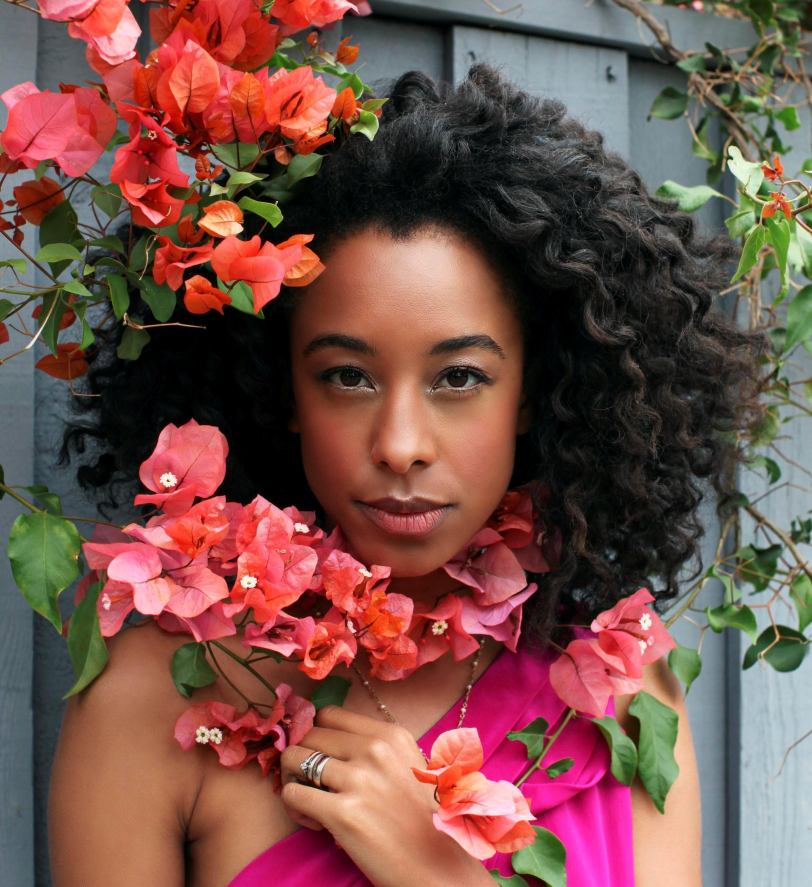
#> input picture 第19組_quiz2/Head.jpg, 2436 x 2661 px (shown at 1/3 size)
$ python quiz2.py
#> lines starting #> are read from the running program, lines starting #| are printed output that depends on the picture; long printed decimals are rounded
# -*- coding: utf-8 -*-
"""
Created on Mon Apr 23 10:07:14 2018

@author: Shi Weiqiang Econ4A Group_19
"""

import numpy
from PIL import Image

# Load img and set W, H
head = Image.open("Head.jpg")
#> head is the input picture: PIL image 2436x2661 RGB; mean R, G, B 119.5, 80.6, 73.8
W, H = head.size
#> W = 2436; H = 2661
print(W,H)
#| 2436 2661
# Img to numpy array
apic_origin = numpy.array(head)
# prepare the affine Img array

"""
Separate the Head Img to nice part
UpperLeft UpperMid UpperRight
Left      Head     Right
DownLeft  DownMid  DownRight

"""

"""
create a function to affine the img:
    if the img enlarge the centre obj and keep the same size
    1.Load the img form array
    2.set the radio of the new img affined:
        1.the 4 new point of img
"""

# set the img and UpperLeft DownRight point
# also the point for new img
def enlarge_centre_img(origin_img,origin_UL,origin_DR,affine_UL,affine_DR):
#> called with origin_UL = (650, 830), origin_DR = (1750, 1580), affine_UL = (200, 200), affine_DR = (2461, 2236)
    print("===start function [enlarge]====")
    W = origin_img.shape[1]
#> W = 2436
    H = origin_img.shape[0]
#> H = 2661
    print("the shape of img W:",W,"H:",H)
#| the shape of img W: 2436 H: 2661
    # prepare the img to save
    affine_img = numpy.zeros((origin_img.shape[0], origin_img.shape[1], origin_img.shape[2]), dtype=numpy.uint8)


    #  --------------------- Part I ---------------------
    """
    resize the ROW to and enlarge the center row
    """
    # First part of img
    # copy the Part 1 Img to apic_Part1
    apic_Part1_row = numpy.zeros((origin_UL[0], W, 3), dtype=numpy.uint8)
    for i in range(origin_UL[0]):
        for j in range(W):
            apic_Part1_row[i][j] = origin_img[i][j]
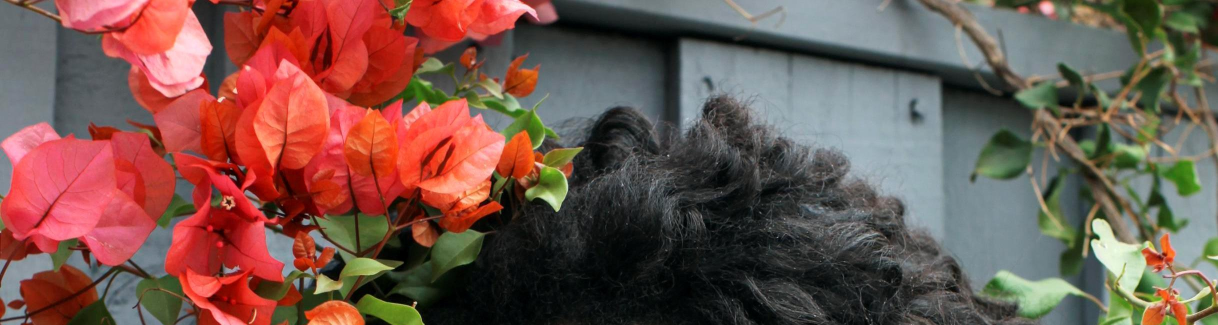
#> apic_Part1_row: shape (650, 2436, 3) (shown at 1/2 size); mean R, G, B 116.2, 84.8, 76.8
    '''
    Big Img   =>   Small Img
    (Col,Row) to the matrix
    Affine    Original
    (0,0)  => (0,0)
    (X1,Y1)  => (X1',Y1')
    (W,0) => (W,0)
    (X2,Y2)  => (X2',Y2')
    (W,affine_UL) => (W,origin_UL[0])
    (X3,Y3)  => (X3',Y3')
    Target      Input
    '''

    # Three Point of Original Pic
    a_1_row = numpy.array([
        [0, 0, 0, 0, 1, 0],
        [0, 0, 0, 0, 0, 1],
        [W, 0, 0, 0, 1, 0],
        [0, 0, W, 0, 0, 1],
        [W, origin_UL[0], 0, 0, 1, 0],
        [0, 0, W, origin_UL[0], 0, 1]
    ])
    # Three Point of affine Pic
    b_1_row = numpy.array([0, 0, W, 0, W, affine_UL[0]])
#> b_1_row = [0, 0, 2436, 0, 2436, 200]
    c_1_row = numpy.linalg.solve(a_1_row, b_1_row)
#> c_1_row = [1, 0, 0, 0.308, 0, 0]
    print(c_1_row)
#| [1.         0.         0.         0.3077 0.         0.        ]
    for i in range(origin_UL[0]):  # control row
        for j in range(W):  # control col
            # find the new (x,y) for pixels
            src = numpy.array([
                [j, i, 0, 0, 1, 0],
                [0, 0, j, i, 0, 1]
            ])
            # the Local of the pixel in the img
            ans = numpy.round(numpy.matmul(src, c_1_row), 0)
            if ans[1] >= origin_UL[0] or ans[0] >= W:
                continue  # over range
            if ans[1] < 0 or ans[0] < 0:
                continue  # over range
            # transfor the Img from Part1 to apic_affine
            affine_img[int(ans[1]), int(ans[0])] = apic_Part1_row[i, j]
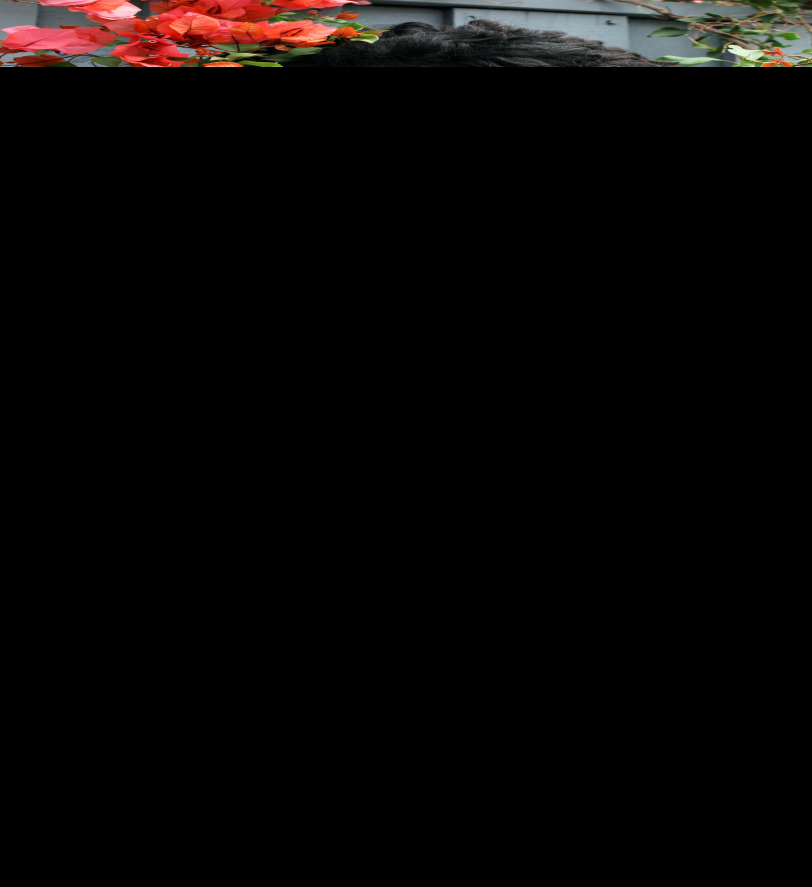
#> affine_img: shape (2661, 2436, 3) (shown at 1/3 size); mean R, G, B 8.8, 6.4, 5.8
    print("Finish resize row up")


    # Second part of Pic
    # copy the Part 2 Img to apic_Part2
    # origin_DR[0]-origin_UL[0] is the diff of H
    apic_Part2 = numpy.zeros((origin_DR[0]-origin_UL[0], W, 3), dtype=numpy.uint8)
    for i in range(origin_DR[0]-origin_UL[0]):
        for j in range(W):
            apic_Part2[i][j] = apic_origin[i + origin_UL[0]][j]
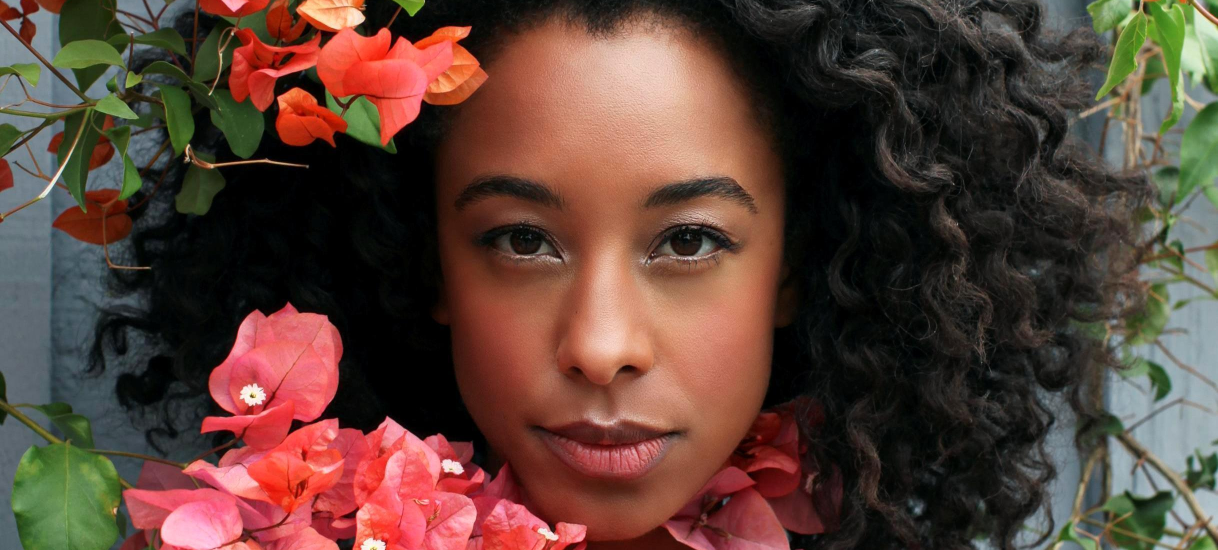
#> apic_Part2: shape (1100, 2436, 3) (shown at 1/2 size); mean R, G, B 91.5, 65.2, 55.6
    # prepare the affine img for Part2
    apic_affine_Part2 = numpy.zeros((affine_DR[0]-affine_UL[0], W, 3), dtype=numpy.uint8)
    '''
    Small Img =>  Big Img
    (Col,Row) to the matrix
    Affine                      Original
    (0, 0)      =>                (0,0)
    (X1,Y1)  => (X1',Y1')
    (0, int(affine_DR[0]-affine_UL[0]))  => (0, origin_DR[0]-origin_UL[0])
    (X2,Y2)  => (X2',Y2')
    (W, int(affine_DR[0]-affine_UL[0])) => (W, origin_DR[0]-origin_UL[0])
    (X3,Y3)  => (X3',Y3')
    Target      Input
    '''

    # because of Small Img to Big Img，a_2 Use Affine's point
    a_2_row = numpy.array([
        [0, 0, 0, 0, 1, 0],
        [0, 0, 0, 0, 0, 1],
        [0, int(affine_DR[0]-affine_UL[0]), 0, 0, 1, 0],
        [0, 0, 0, int(affine_DR[0]-affine_UL[0]), 0, 1],
        [W, int(affine_DR[0]-affine_UL[0]), 0, 0, 1, 0],
        [0, 0, W, int(affine_DR[0]-affine_UL[0]), 0, 1]
    ])

    # because of Small Img to Big Img，b_2 Use Original's point
    b_2_row = numpy.array([0, 0, 0, int(origin_DR[0]-origin_UL[0]), W, int(origin_DR[0]-origin_UL[0])])
    c_2_row = numpy.linalg.solve(a_2_row, b_2_row)
    print(c_2_row)
#| [ 1.00000000e+00  0.00000000e+00 -1.73643256e-17  4.86510394e-01
#|   0.00000000e+00  0.00000000e+00]

    for i in range(int(affine_DR[0]-affine_UL[0])):  # control row
        for j in range(W):  # control col
            # find the new (x,y) for pixels
            src = numpy.array([
                [j, i, 0, 0, 1, 0],
                [0, 0, j, i, 0, 1]
            ])
            ans = numpy.round(numpy.matmul(src, c_2_row), 0)
            # the Local of the pixel in the img
            if ans[1] >= int(origin_DR[0]-origin_UL[0]) or ans[0] >= W:
                continue  # over range
            if ans[1] < 0 or ans[0] < 0:
                continue  # over range
            # transfor the Img from Part2 to apic_affine_Part2
            apic_affine_Part2[i, j] = apic_Part2[int(ans[1]), int(ans[0])]
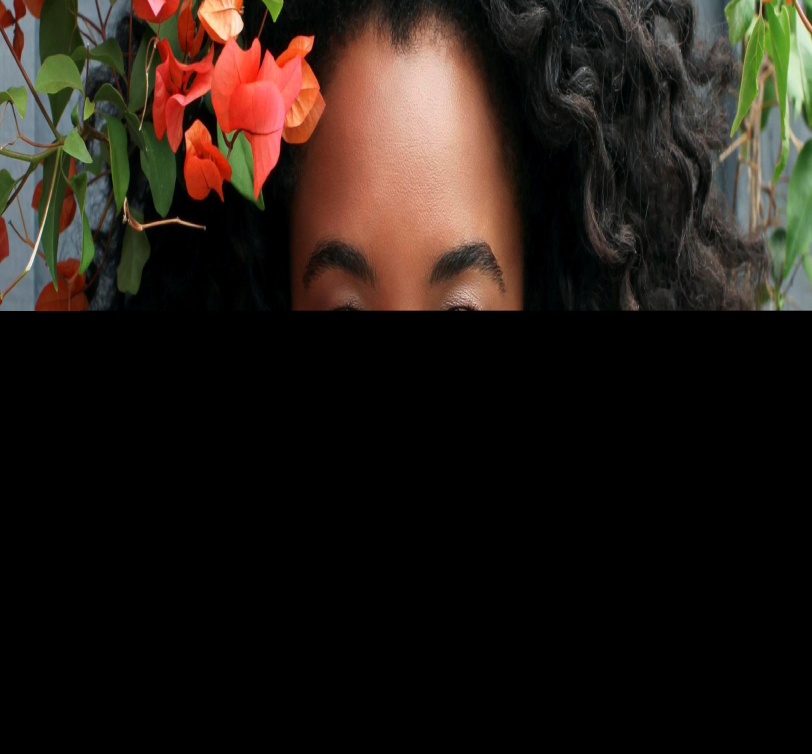
#> apic_affine_Part2: shape (2261, 2436, 3) (shown at 1/3 size); mean R, G, B 36.2, 28.1, 22

    # copy the apic_affine_Part2 img to apic_affine
    for i in range(int(affine_DR[0]-affine_UL[0])):
        for j in range(W):
            affine_img[i + affine_UL[0] + 1][j] = apic_affine_Part2[i][j]

    print("Finish resize row mid")

    # Third part of Pic
    # copy the Part 3 Img to apic_Part3
    apic_Part3 = numpy.zeros((int(H-origin_DR[0]), W, 3), dtype=numpy.uint8)
    for i in range(int(H-origin_DR[0])):
        for j in range(W):
            apic_Part3[i][j] = apic_origin[i + origin_DR[0]][j]
    '''
    Big Img   =>   Small Img
    (Col,Row)
    Affine    Original
    (0,0)  => (0,0)
    (X1,Y1)  => (X1',Y1')
    (W,0) => (W,0)
    (X2,Y2)  => (X2',Y2')
    (W,int(affine_DR[0])) => (W,int(H-origin_DR[0]))
    (X3,Y3)  => (X3',Y3')
    Target      Input
    '''

    # Three Point of Original Pic
    a_3 = numpy.array([
        [0, 0, 0, 0, 1, 0],
        [0, 0, 0, 0, 0, 1],
        [W, 0, 0, 0, 1, 0],
        [0, 0, W, 0, 0, 1],
        [W, H-origin_DR[0], 0, 0, 1, 0],
        [0, 0, W, H-origin_DR[0], 0, 1]
    ])
    # Three Point of affine Pic
    b_3 = numpy.array([0, 0, W, 0, W, int(H-affine_DR[0])])
    c_3 = numpy.linalg.solve(a_3, b_3)
    print(c_3)

    for i in range(H-origin_DR[0]):  # control row
        for j in range(W):  # control col
            # find the new (x,y) for pixels
            src = numpy.array([
                [j, i, 0, 0, 1, 0],
                [0, 0, j, i, 0, 1]
            ])
            # the Local of the pixel in the img
            ans = numpy.round(numpy.matmul(src, c_3), 0)
            if ans[1] >= int(H-affine_DR[0]) or ans[0] >= W:
                continue  # over range
            if ans[1] < 0 or ans[0] < 0:
                continue  # over range
            # transfor the Img from Part3 to apic_affine
            # and offset down int(1199*H/1348) pixels
            affine_img[int(ans[1]) + affine_DR[0], int(ans[0])] = apic_Part3[i, j]

    print("Finish part 3")
    """
    # for the img which to enlarge, the four corner resize to smaller part
    # so create the function to do that
    def resize_corner():
        print("Finish ")
    """
    return affine_img
    # finish function
# ==========================================


# call the function by created
#> (the run stopped early here; a loop or call above may not have finished)
